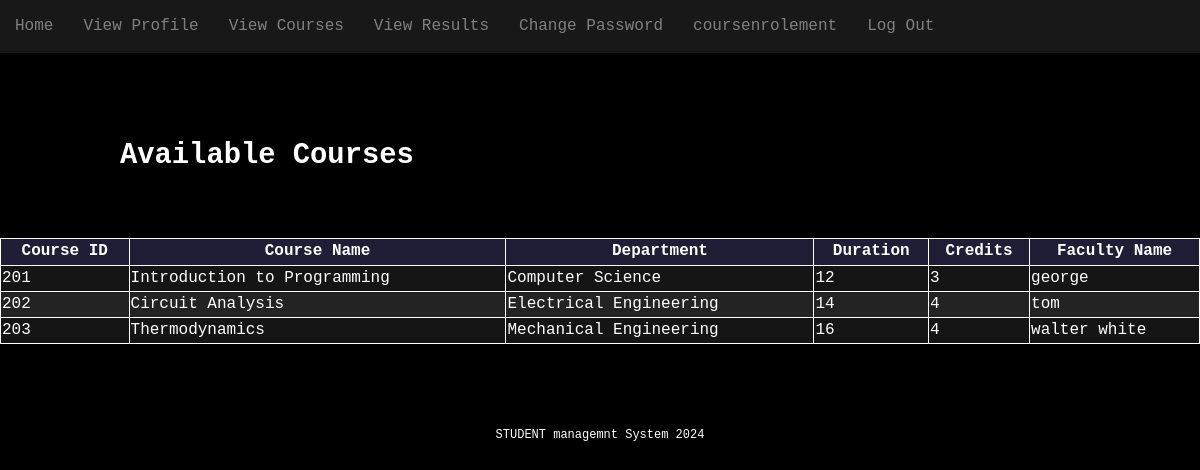
The page /viewCourses.php (signed in) on the database its author committed.
### tables this page shows
CREATE TABLE Courses (
    CourseID INT PRIMARY KEY,
    CourseName VARCHAR(100) NOT NULL,
    Department VARCHAR(100),
    Duration INT,
    facultyname VARCHAR(100),
    Credits INT
);

### src/viewCourses.php (the view, shortened to what this page needs)
<?php
include_once('header.php');
$db = new PDO('mysql:host=localhost;dbname=ruas3', "root", "");
$query = "SELECT * FROM Courses";
$courses = $db->query($query);
?>
<section class="main-content">
    <h2>Available Courses</h2>
</section>
<br>
<?php if ($courses->rowCount() > 0): ?>
    <table border="1">
        <tr>
            <th>Course ID</th>
            <th>Course Name</th>
            <th>Department</th>
            <th>Duration</th>
            <th>Credits</th>
            <th>Faculty Name</th>
        </tr>
        <?php foreach ($courses as $course): ?>
            <tr>
                <td><?php echo $course['CourseID']; ?></td>
                <td><?php echo $course['CourseName']; ?></td>
                <td><?php echo $course['Department']; ?></td>
                <td><?php echo $course['Duration']; ?></td>
                <td><?php echo $course['Credits']; ?></td>
                <td><?php echo $course['facultyname']; ?></td>
            </tr>
        <?php endforeach; ?>
    </table>
<?php else: ?>
    <p>No courses available at the moment.</p>
<?php endif; ?>
<?php
include_once('footer.php');
?>

### src/header.php (shortened to what this page needs)
<!DOCTYPE html>
<html lang="en">
	<head>
		<link rel="stylesheet" href="style.css">
	</head>
	<body>
		<header>
		<?php
			include_once('menu.php');
		?>
		</header>

### src/menu.php
<ul class="navbar">
    <li><a href="index.php">Home</a></li>
    <?php
    if (!empty($_SESSION['studentID'])) {
        ?>
        <li><a href="viewProfile.php">View Profile</a></li>
        <li><a href="viewCourses.php">View Courses</a></li>
        <li><a href="viewResults.php">View Results</a></li>
        <li><a href="changePassword.php">Change Password</a></li>
		<li><a href="coursenrolement.php">coursenrolement</a></li>
        <li><a href="logOut.php">Log Out</a></li>
    <?php
    }
    else {
        ?>
        <li><a href="loginStudent.php">Login</a></li>
        <li><a href="loginadmin.php">admin</a></li>
    <?php
    }
    ?>
</ul>

### src/footer.php
	<div class="footer">
		STUDENT managemnt System 2024
	</div>
	</body>
</html>

### src/style.css (style rules this page uses)
body { margin: 0; background-color: black; color: white; font-family: "Lucida Console", Monaco, monospace; line-height: 1.45em; }
table { width: 100%; margin: 0 auto; border-collapse: collapse; }
th, td { border: 1px solid; }
th { background-color: rgb(30, 30, 55); color: white; }
tr:nth-child(even) { background-color: rgb(21, 21, 21); }
tr:nth-child(odd) { background-color: rgb(35, 35, 35); }
.navbar { position: fixed; top: 0; left: 0; width: 100%; background-color: rgb(24, 24, 24); box-shadow: 0px 2px 3px rgba(0, 0, 0, .4); list-style: none; margin: 0; padding: 0; }
.navbar li { float: left; padding: 15px; }
.navbar a { color: grey; text-decoration: none; }
.main-content { margin: 12% 10% 4% 10%; text-align: left; font-size: 1.20em; }
.footer { margin-top: 80px; margin-bottom: 120px; text-align: center; font-size: 9pt; }

### rows shown on the page
courses: CourseID "201", CourseName "Introduction to Programming", Department "Computer Science", Duration "12", Credits "3", facultyname "george"
courses: CourseID "202", CourseName "Circuit Analysis", Department "Electrical Engineering", Duration "14", Credits "4", facultyname "tom"
courses: CourseID "203", CourseName "Thermodynamics", Department "Mechanical Engineering", Duration "16", Credits "4", facultyname "walter white"
